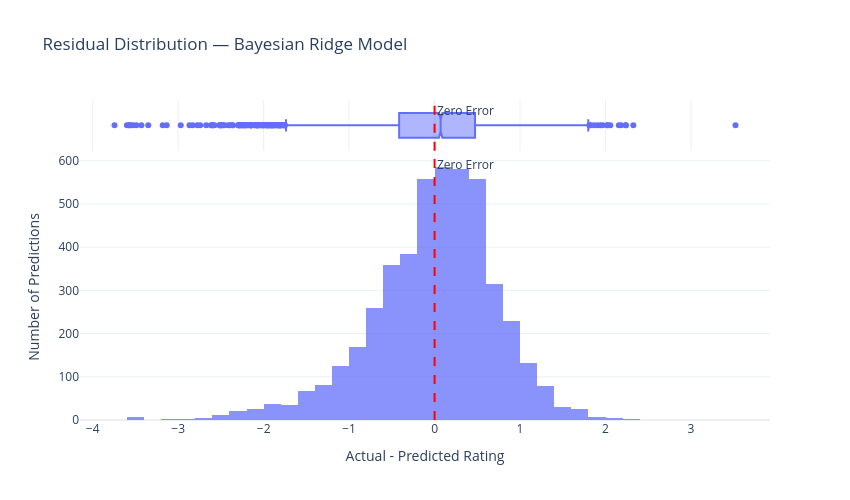

This figure's notebook cell:
### Markdown cell above
Residual distribution

### Code cell
# Residual distribution
fig = px.histogram(
    regression_res,
    x="Residual",
    nbins=50,
    marginal="box",
    opacity=0.75,
    title="Residual Distribution — Bayesian Ridge Model",
    labels={"Residual": "Actual - Predicted Rating"}
)

fig.add_vline(
    x=0,
    line_dash="dash",
    line_color="red",
    annotation_text="Zero Error"
)

fig.update_layout(
    template="plotly_white",
    width=850,
    height=500,
    yaxis_title="Number of Predictions"
)

fig.show()

print("Mean residual:",round(regression_res["Residual"].mean(), 4))

print("Median residual:",round(regression_res["Residual"].median(), 4))

print("Residual standard deviation:",round(regression_res["Residual"].std(), 4))

### Figure 1 — Plotly figure (JSON) as saved in the notebook; plotly's stock layout.template omitted (floating-point values rounded to 4 significant figures; data arrays with more than 128 entries replaced by an {"elided": "..."} marker saying what was removed)
{"data": [{"bingroup": "x", "hovertemplate": "Actual - Predicted Rating=%{x}<br>count=%{y}<extra></extra>", "legendgroup": "", "marker": {"color": "#636efa", "opacity": 0.75, "pattern": {"shape": ""}}, "name": "", "nbinsx": 50, "orientation": "v", "showlegend": false, "type": "histogram", "x": {"elided": "4697 float values"}, "xaxis": "x", "yaxis": "y"}, {"hovertemplate": "Actual - Predicted Rating=%{x}<extra></extra>", "legendgroup": "", "marker": {"color": "#636efa"}, "name": "", "notched": true, "showlegend": false, "type": "box", "x": {"elided": "4697 float values"}, "xaxis": "x2", "yaxis": "y2"}], "layout": {"annotations": [{"showarrow": false, "text": "Zero Error", "x": 0, "xanchor": "left", "xref": "x", "y": 1, "yanchor": "top", "yref": "y domain"}, {"showarrow": false, "text": "Zero Error", "x": 0, "xanchor": "left", "xref": "x2", "y": 1, "yanchor": "top", "yref": "y2 domain"}], "barmode": "relative", "height": 500, "legend": {"tracegroupgap": 0}, "shapes": [{"line": {"color": "red", "dash": "dash"}, "type": "line", "x0": 0, "x1": 0, "xref": "x", "y0": 0, "y1": 1, "yref": "y domain"}, {"line": {"color": "red", "dash": "dash"}, "type": "line", "x0": 0, "x1": 0, "xref": "x2", "y0": 0, "y1": 1, "yref": "y2 domain"}], "title": {"text": "Residual Distribution — Bayesian Ridge Model"}, "width": 850, "xaxis": {"anchor": "y", "domain": [0, 1], "title": {"text": "Actual - Predicted Rating"}}, "xaxis2": {"anchor": "y2", "domain": [0, 1], "matches": "x", "showgrid": true, "showticklabels": false}, "yaxis": {"anchor": "x", "domain": [0, 0.8316], "title": {"text": "Number of Predictions"}}, "yaxis2": {"anchor": "x2", "domain": [0.8416, 1], "matches": "y2", "showgrid": false, "showline": false, "showticklabels": false, "ticks": ""}}}
